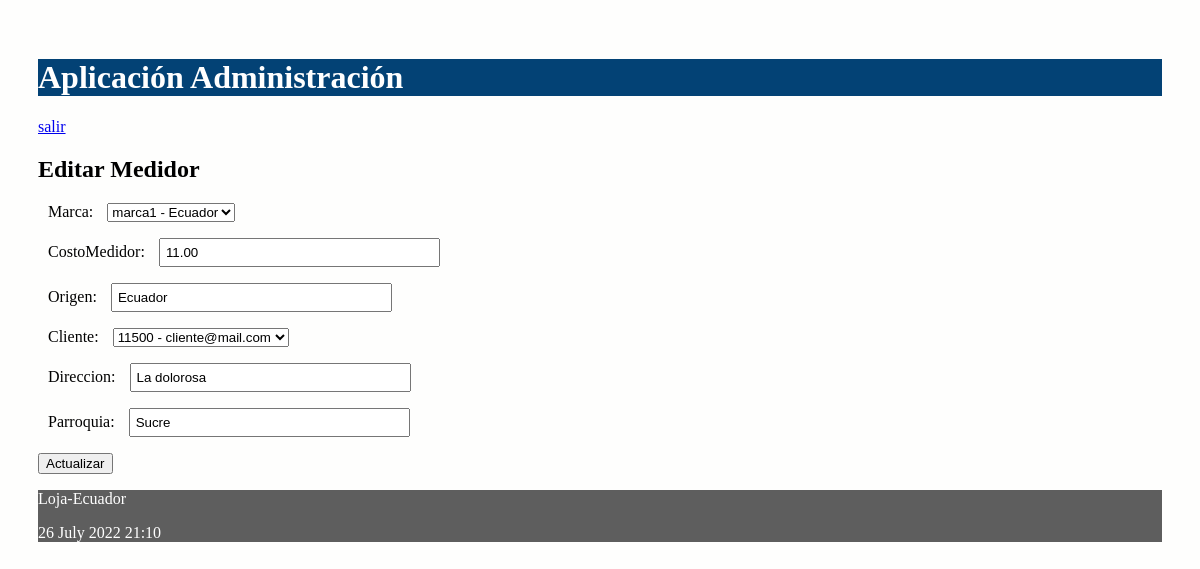
The app's page /editmedidor/1 (signed in) with its own data.
### administrativo/models.py (models this page shows, shortened)
class Medidor(models.Model):
    marca = models.ForeignKey(MarcaMedidor, on_delete=models.CASCADE,
            related_name="marcas")
    costoMedidor = models.DecimalField(max_digits=10, decimal_places=2)
    origen = models.CharField(max_length=10)
    cliente = models.ForeignKey(Cliente, on_delete=models.CASCADE,
            related_name="clientes")
    direccion = models.CharField(max_length=40)
    parroquia = models.CharField(max_length=30)

class MarcaMedidor(models.Model):
    nombre = models.CharField(max_length=30)
    origen = models.CharField(max_length=10)
    def __str__(self):
        return "%s - %s" % (
            self.nombre,
            self.origen)

### administrativo/views.py (the view)
# urls.py: path('editmedidor/<int:id>', views.editarMedidor, name='editarMedidor'),
@login_required(login_url='login')
def editarMedidor(request, id):
    medidor = Medidor.objects.get(pk=id)
    if request.method=='POST':
        formulario = MedidorForm(request.POST, instance=medidor)
        print(formulario.errors)
        if formulario.is_valid():
            formulario.save()
            return redirect(index)
    else:
        formulario = MedidorForm(instance=medidor)
    diccionario = {'formulario': formulario}
    return render(request, 'editarMedidor.html', diccionario)

### administrativo/forms.py
class MedidorForm(ModelForm):
    class Meta:
        model = Medidor
        fields = ['marca', 'costoMedidor', 'origen', 'cliente', 'direccion', 'parroquia']

### administrativo/models.py (called while the page is built)
    def __str__(self):
        return "%s - %s" % (
            self.identificacion,
            self.correo)

### administrativo/templates/editarMedidor.html (shortened to what this page needs)
{% extends "master.html" %}
{% block content %}
<h2>Editar Medidor</h3>
<form action="" method="post">
  {{formulario.as_p}}
  <p><input type='submit' value='Actualizar'/></p>
</form>
{% endblock %}

### administrativo/static/css/estilos.css (style rules this page uses)
body { background: #FEFEFD; padding: 30px; }
input[type=text], input[type=number] { width: 25%; padding: 5px 5px; box-sizing: border-box; }
label { padding: 12px 10px; }

### records on screen
Medidor: marca "marca1 - Ecuador", costoMedidor "11.00", cliente "11500 - cliente@mail.com", direccion "La dolorosa", parroquia "Sucre"
MarcaMedidor: origen "Ecuador"
